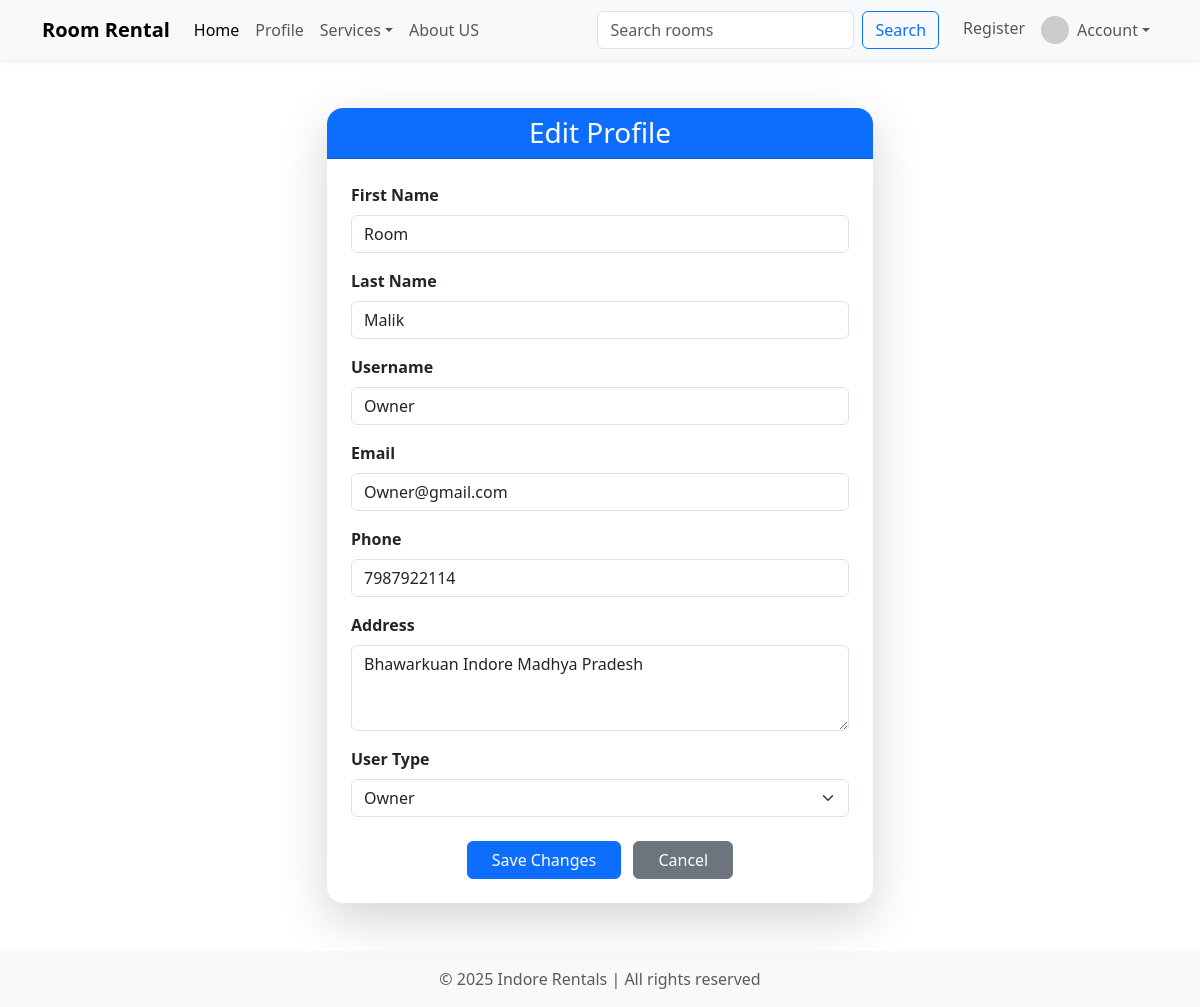
/Edit_Profile/ (signed in), run on the app's committed database.
### listing/models.py (models this page shows, shortened)
class CustomUser(AbstractUser):
    phone = models.CharField(max_length=15, blank=True, null=True)
    address = models.TextField(blank=True, null=True)
    user_type = models.CharField(max_length=10, default='Renter',choices=[("Owner","Owner"),('Renter','Renter')])

### listing/views.py (the view, shortened to what this page needs)
# urls.py: path("Edit_Profile/",views.edit_Profile ,name="edit_Profile"),
def edit_Profile(request):
     return render (request , "Edit_Profile.html")

### listing/templates/Edit_Profile.html (shortened to what this page needs)
{% extends 'home.html' %}
{% block data %}
<div class="container my-5">
  <div class="row justify-content-center">
    <div class="col-lg-6">
      <div class="card shadow-lg border-0 rounded-4">
        <div class="card-header bg-primary text-white text-center rounded-top-4">
          <h3 class="mb-0">Edit Profile</h3>
        </div>
        <div class="card-body p-4">
          <form method="POST">
            <div class="mb-3">
              <label for="first_name" class="form-label fw-semibold">First Name</label>
              <input type="text" name="first_name" id="first_name" class="form-control"
                     value="{{ request.user.first_name }}" placeholder="Enter first name">
            </div>
            <div class="mb-3">
              <label for="last_name" class="form-label fw-semibold">Last Name</label>
              <input type="text" name="last_name" id="last_name" class="form-control"
                     value="{{ request.user.last_name }}" placeholder="Enter last name">
            </div>
            <div class="mb-3">
              <label for="username" class="form-label fw-semibold">Username</label>
              <input type="text" name="username" id="username" class="form-control"
                     value="{{ request.user.username }}" readonly>
            </div>
            <div class="mb-3">
              <label for="email" class="form-label fw-semibold">Email</label>
              <input type="email" name="email" id="email" class="form-control"
                     value="{{ request.user.email }}" placeholder="Enter email">
            </div>
            <div class="mb-3">
              <label for="phone" class="form-label fw-semibold">Phone</label>
              <input type="text" name="phone" id="phone" class="form-control"
                     value="{{ request.user.phone }}" placeholder="Enter phone number">
            </div>
            <div class="mb-3">
              <label for="address" class="form-label fw-semibold">Address</label>
              <textarea name="address" id="address" rows="3" class="form-control"
                        placeholder="Enter your address">{{ request.user.address }}</textarea>
            </div>
            <div class="mb-3">
              <label for="user_type" class="form-label fw-semibold">User Type</label>
              <select name="user_type" id="user_type" class="form-select">
                <option value="Owner" {% if request.user.user_type == "Owner" %}selected{% endif %}>Owner</option>
              </select>
            </div>
            <div class="text-center mt-4">
              <button type="submit" class="btn btn-primary px-4">Save Changes</button>
              <a href="{% url 'account' %}" class="btn btn-secondary px-4 ms-2">Cancel</a>
            </div>
          </form>
        </div>
      </div>
    </div>
  </div>
</div>
{% endblock data %}

### data on the page
CustomUser: first_name "Room", last_name "Malik", username "Owner", email "Owner@gmail.com", phone "7987922114", address "Bhawarkuan Indore Madhya Pradesh", user_type "Owner"
